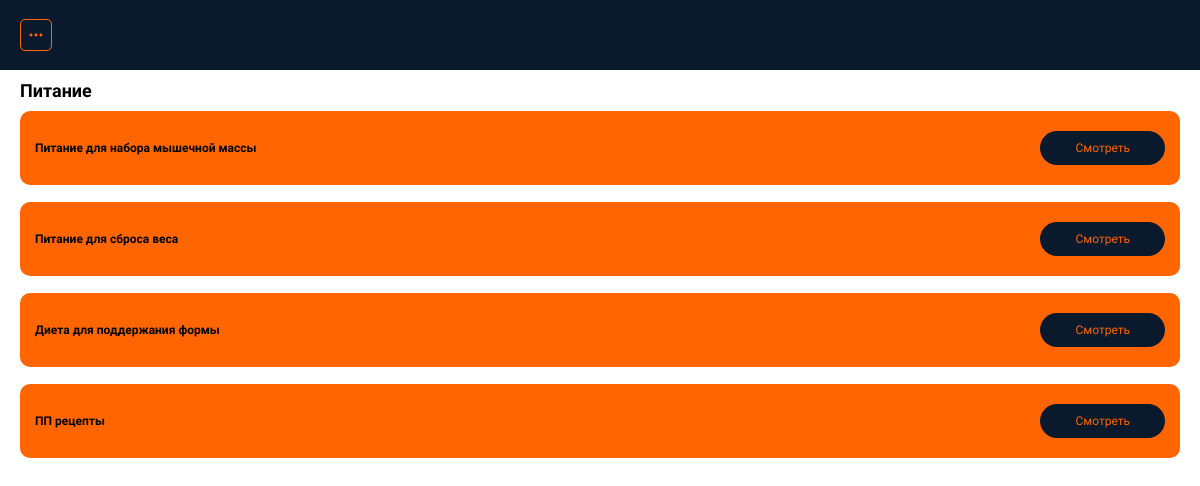
Page /pitanies/ (signed in) on the committed database.
### fitnes_app/models.py (models this page shows, shortened)
class Pitanie(models.Model):
    pit_card_name=models.CharField("Название вида питания", max_length=100)
    image = models.ImageField(upload_to='images/')
    kall_text=models.CharField("Подбирание питания по категории",max_length=255)
    kall_description= models.TextField("Рекомендации по подбору питания")
    kall_text_one=models.CharField("Составленик рациона", max_length=255)
    kall_description_one= models.TextField("Схема рациона питания")
    kall_text_two=models.CharField("Ежедневный рацион питания", max_length=255)
    kall_description_two= models.TextField("Схема ежедневного рациона питания")
    class Meta:
        verbose_name="Питание и диета"
        verbose_name_plural="Питание и диеты"

### fitnes_app/views.py (the view)
# urls.py: path('pitanies/', views.pitanie_page, name='pitanies_page'),
def pitanie_page(request):
    pitanies= Pitanie.objects.all()
    context={
        'pitanies':pitanies
    }
    return render(request,"./pitanies.html", context)

### fitnes_app/templates/pitanies.html (shortened to what this page needs)
{% extends 'base.html' %}
{% load static %}
{% block content %}
{% if user.is_authenticated %}
<section class="pit">
    <div class="container">
        <h2 class="title-pit">Питание</h2>
        <div class="pit-list">
            {% for pitanie in pitanies %}
            <div class="pit-card">
                <h3 class="pit-card__name">{{pitanie.pit_card_name}}</h3>
                <a href="{% url 'pitanie_detail_page' pk=pitanie.pk %}" class="dark-button">Смотреть</a>
            </div>
            {% endfor %}
        </div>
</section>
{% endif %}
{% endblock %}

### fitnes_app/static/css/style.css (style rules this page uses)
* { padding: 0; margin: 0; box-sizing: border-box; font-family: "Tektur", sans-serif; }
:root { --orange: #FF6500; --blue: #1E3E62; --deep: #0B192C; --dark: #000000; --dark-orange: #D05200; --white: #FFFFFF; }
.container { margin-left: 20px; margin-right: 20px; }
.dark-button { font-size: 12px; text-decoration: none; display: inline-block; margin: 5px 0; background-color: var(--deep); color: var(--orange); padding: 10px 35px; border-radius: 30px; transition: 0.3s ease-in-out; }
.pit-card { display: flex; align-items: center; justify-content: space-between; background-color: var(--orange); padding: 15px; border-radius: 10px; margin-bottom: 17px; }
.pit-card__name, .pit-card__title { margin-right: 20px; font-size: 12px; margin-bottom: 5 px; }
.pit-card__name { font-weight: 600; }
.title-pit { font-size: 18px; font-weight: 700; color: var(--dark); margin: 10px 0; }

### rows in the picture
Pitanie: pit_card_name "Питание для набора мышечной массы"
Pitanie: pit_card_name "Питание для сброса веса"
Pitanie: pit_card_name "Диета для поддержания формы"
Pitanie: pit_card_name "ПП рецепты"
